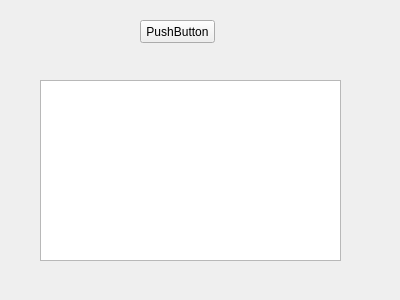
<?xml version="1.0" encoding="UTF-8"?>
<ui version="4.0">
 <class>Form</class>
 <widget class="QWidget" name="Form">
  <property name="geometry">
   <rect>
    <x>0</x>
    <y>0</y>
    <width>400</width>
    <height>300</height>
   </rect>
  </property>
  <property name="windowTitle">
   <string>Form</string>
  </property>
  <widget class="QPushButton" name="pushButton">
   <property name="geometry">
    <rect>
     <x>140</x>
     <y>20</y>
     <width>75</width>
     <height>23</height>
    </rect>
   </property>
   <property name="text">
    <string>PushButton</string>
   </property>
  </widget>
  <widget class="QTextEdit" name="textEdit">
   <property name="geometry">
    <rect>
     <x>40</x>
     <y>80</y>
     <width>301</width>
     <height>181</height>
    </rect>
   </property>
  </widget>
 </widget>
 <resources/>
 <connections/>
</ui>
